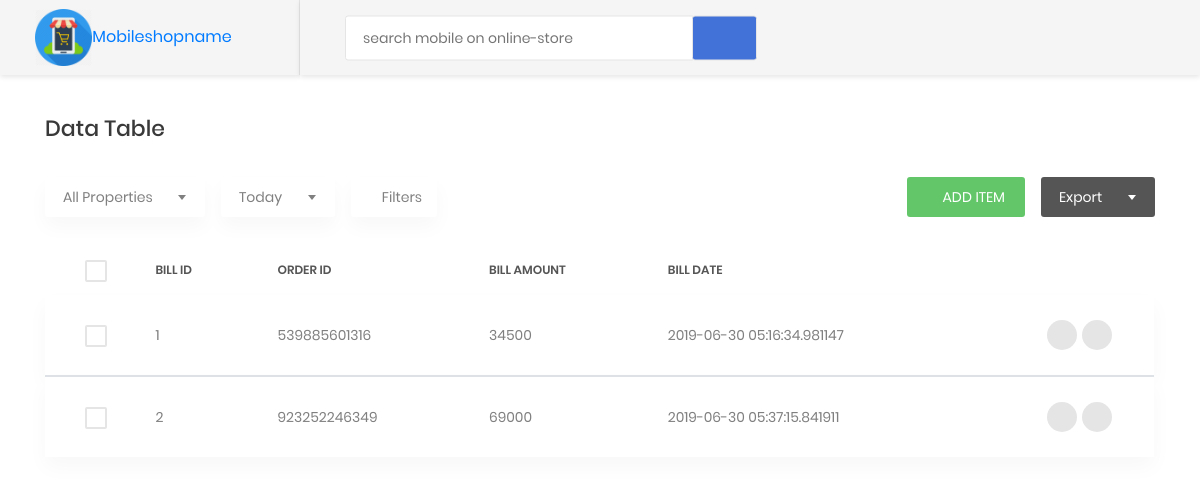
Page /viewbills on the earlier database version.
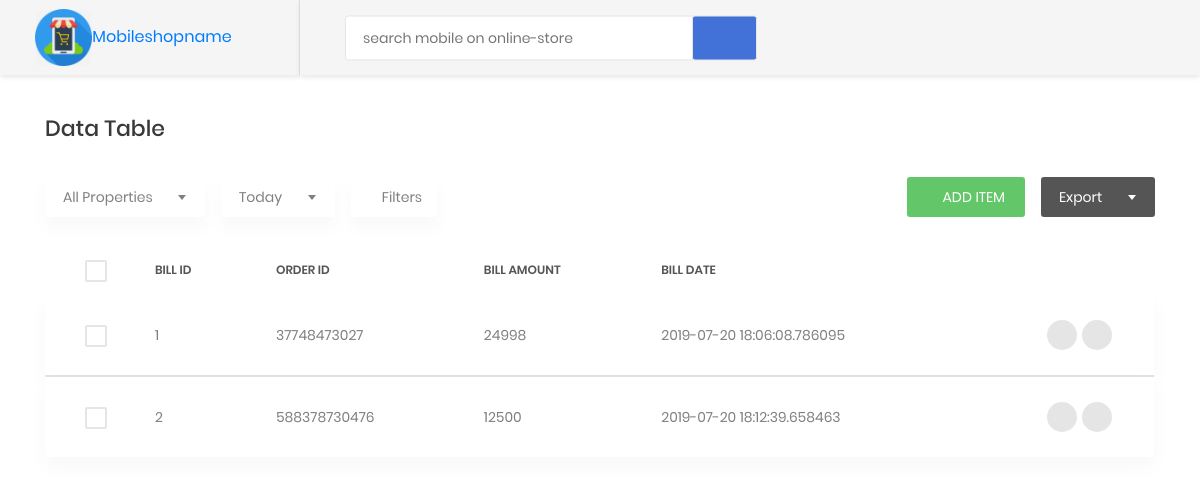
Same page on the later database version.
### models/create_models.py (models this page shows, shortened)
class Bill(db.Model):
    __tablename__='bills'
    id = db.Column(db.Integer,primary_key=True)
    o_id = db.Column(db.Integer(), db.ForeignKey('sales_items.id', ondelete='CASCADE'))
    bill_amount = db.Column(db.String(255), nullable=False)
    bill_barcode = db.Column(db.LargeBinary)
    bill_date = db.Column(db.DateTime, nullable=False, default=datetime.utcnow)
    sales = db.relationship("SalesItems", backref="bills")

### orders/orders.py (the view)
@order.route('/viewbills')
def viewbills():
    bills = Bill.query.all()
    return render_template('static priya mobile/orders/viewbills.html',bills=bills)

### customers/customers.py (called while the page is built)
@customer.before_app_request
def load_logged_in_user():
    user_id = session.get('user_id')
    if user_id is None:
        g.user = None
    else:
        g.user = User.query.filter_by(id=user_id).first()

### users/adduser.py (called while the page is built)
@auth.before_app_request
def load_logged_in_user():
    user_id = session.get('user_id')
    if user_id is None:
        g.user = None
    else:
        g.user = User.query.filter_by(id=user_id).first()
        print(g.user.role,".........role")

### templates/static priya mobile/orders/viewbills.html (shortened to what the changed rows need)
{% extends 'static priya mobile/base1.html' %}
{% block content %}
                        <div class="row">
                            <div class="col-md-12">
                                <div class="table-responsive table-responsive-data2">
                                    <table class="table table-data2" id="myTable">
                                        <thead>
                                            <tr>
                                                <th>
                                                    <label class="au-checkbox">
                                                        <span class="au-checkmark"></span>
                                                    </label>
                                                </th>
                                                <th>Bill ID</th>
                                                <th>Order ID</th>
                                                <th>Bill Amount</th>
                                                <th>Bill Date</th>
                                            </tr>
                                        </thead>
                                        {% for bill in bills %}
                                        <tbody>
                                            <tr class="tr-shadow">
                                                <td>
                                                    <label class="au-checkbox">
                                                        <span class="au-checkmark"></span>
                                                    </label>
                                                </td>
                                                <td>
                                                    {{ bill.id }}
                                                </td>
                                                <td>
                                                    {{ bill.o_id }}
                                                </td>
                                                <td>
                                                    {{ bill.bill_amount }}
                                                </td>
                                                <td>
                                                    {{ bill.bill_date }}
                                                </td>
                                                <td>
                                                    <div class="table-data-feature">
                                                        <button class="item" data-toggle="tooltip" data-placement="top" title="More">
                                                            <i class="zmdi zmdi-more"></i>
                                                        </button>
                                                        <a href="{{ url_for('order.deletebills' , id=bill.id) }}"><button class="item" data-toggle="tooltip" data-placement="top" title="Delete">
                                                            <i class="zmdi zmdi-delete"></i>
                                                        </button></a>&nbsp;&nbsp;
                                                    </div>
                                                </td>
                                            </tr>
                                        </tbody>
                                        {% endfor %}
                                    </table>
                                </div>
          {% endblock %}

Differences in the rows shown:
changed Bill id 1: o_id "539885601316" → "37748473027"; bill_amount "34500" → "24998"; bill_date "2019-06-30 05:16:34.981147" → "2019-07-20 18:06:08.786095"
changed Bill id 2: o_id "923252246349" → "588378730476"; bill_amount "69000" → "12500"; bill_date "2019-06-30 05:37:15.841911" → "2019-07-20 18:12:39.658463"
